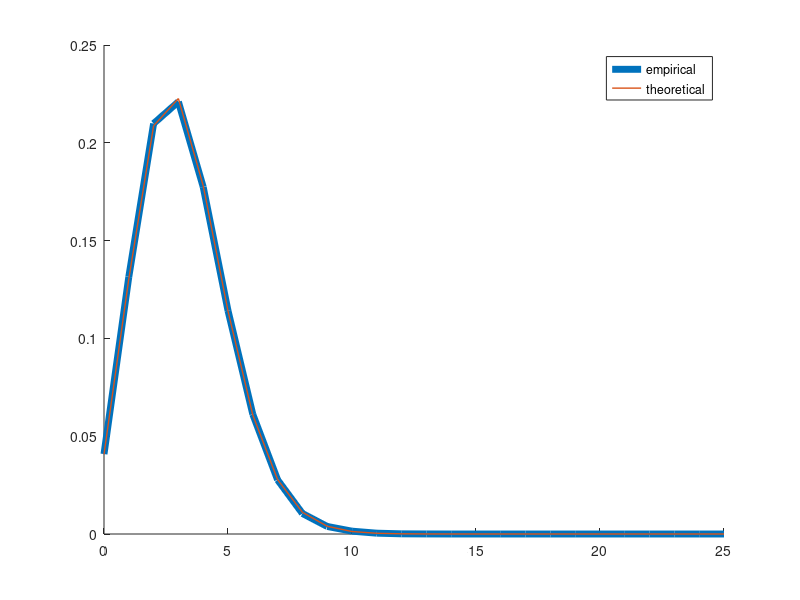

Reproduce this figure in MATLAB.
poisson = @(x,l) exp(-l).*(l.^x)./factorial(x) ;

n = 10^5;
z = zeros(1,26);
for i=1:n
    newz = poissrnd(4);
    r = binornd(newz,0.8);
    z(r+1) = z(r+1)+1;
end
z = z/n;
disp(z)
k = 0:1:25;
zth = poisson(k,4*0.8);
disp(zth)
figure()
hold on
plot(k,z,'LineWidth',5);
plot(k,zth,'LineWidth',1);
legend({'empirical','theoretical'})
hold off
saveas(gcf,"thinning.png")